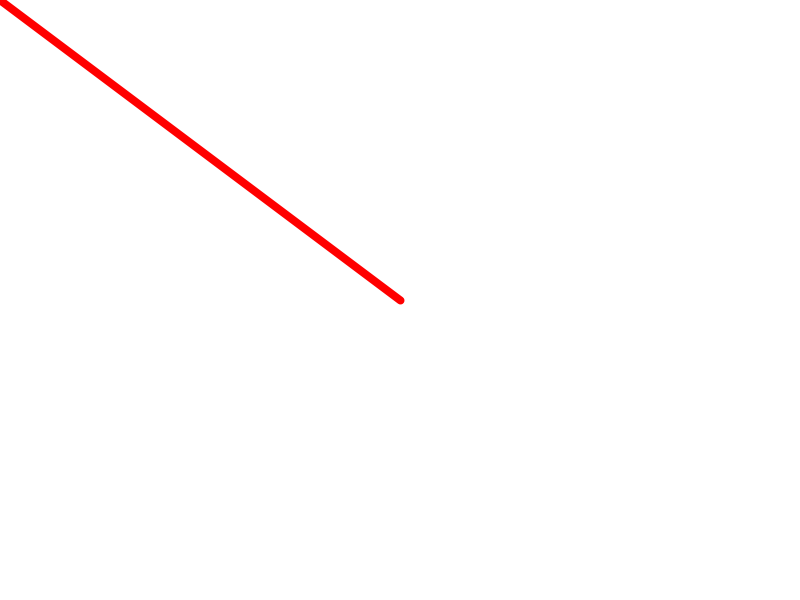
Frame 1 (no input)
Frame 60 (the mouse pressed at the canvas centre just before this capture): identical to frame 1, image omitted
Frame 120 (the mouse held since frame 60 and released just before this capture): blank canvas, image omitted

The Processing sketch that drew this single still picture (run headless with seeded random() and noise(); from frame 60 on, the mouse is pressed at the canvas centre):

// Processing sketch: example_03_interaction
// ── example_03_interaction.pde
float x;
float y;
color bg_color;
color line_color;

void setup()
{
  // set the size of the window
  size( 800, 600 );
  // tell Processing to make our lines look nicer
  smooth();
  // tell Processing to use an artist-friendlier color mode
  colorMode( HSB, 1.0 );
  // assign useful values to our variables
  line_color = color( 0.0, 1.0, 1.0 );
  bg_color = color( 0.0, 0.0, 1.0 );
  x = width / 2;
  y = height / 2;
}

void draw()
{
  // start with a white canvas
  background( bg_color );
  strokeWeight( 8 );
  // draw a line from x, y to the mouse
  stroke( line_color );
  line( x, y, mouseX, mouseY );
}
